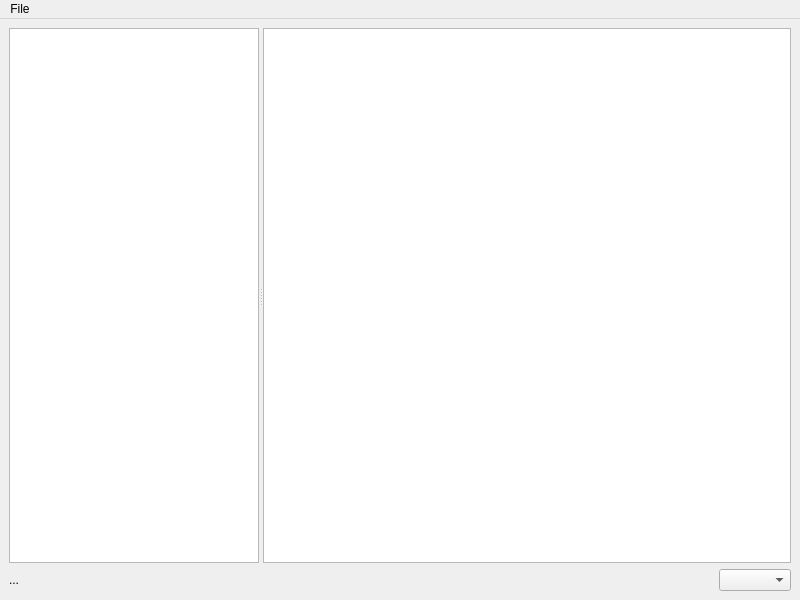
<?xml version="1.0" encoding="UTF-8"?>
<ui version="4.0">
 <class>PackViewer</class>
 <widget class="QMainWindow" name="PackViewer">
  <property name="geometry">
   <rect>
    <x>0</x>
    <y>0</y>
    <width>800</width>
    <height>600</height>
   </rect>
  </property>
  <property name="windowTitle">
   <string>Pack Viewer</string>
  </property>
  <widget class="QWidget" name="centralwidget">
   <layout class="QGridLayout" name="gridLayout" rowstretch="1,0">
    <item row="0" column="0">
     <widget class="QSplitter" name="splitter">
      <property name="orientation">
       <enum>Qt::Horizontal</enum>
      </property>
      <widget class="QListWidget" name="listWidget">
       <property name="maximumSize">
        <size>
         <width>250</width>
         <height>16777215</height>
        </size>
       </property>
      </widget>
      <widget class="QGraphicsView" name="graphicsView"/>
     </widget>
    </item>
    <item row="1" column="0">
     <layout class="QHBoxLayout" name="horizontalLayout" stretch="1,0">
      <item>
       <widget class="QLabel" name="label">
        <property name="text">
         <string>...</string>
        </property>
       </widget>
      </item>
      <item>
       <widget class="QComboBox" name="scaleCombo"/>
      </item>
     </layout>
    </item>
   </layout>
  </widget>
  <widget class="QMenuBar" name="menubar">
   <property name="geometry">
    <rect>
     <x>0</x>
     <y>0</y>
     <width>800</width>
     <height>21</height>
    </rect>
   </property>
   <widget class="QMenu" name="menuFile">
    <property name="title">
     <string>File</string>
    </property>
    <addaction name="actionOpen"/>
    <addaction name="actionBackgroundColor"/>
    <addaction name="actionExtractImages"/>
    <addaction name="actionClose"/>
   </widget>
   <addaction name="menuFile"/>
  </widget>
  <action name="actionOpen">
   <property name="text">
    <string>Open .pack...</string>
   </property>
  </action>
  <action name="actionClose">
   <property name="text">
    <string>Close</string>
   </property>
  </action>
  <action name="actionBackgroundColor">
   <property name="text">
    <string>Background color...</string>
   </property>
  </action>
  <action name="actionExtractImages">
   <property name="text">
    <string>Extract images...</string>
   </property>
  </action>
 </widget>
 <resources/>
 <connections/>
</ui>
